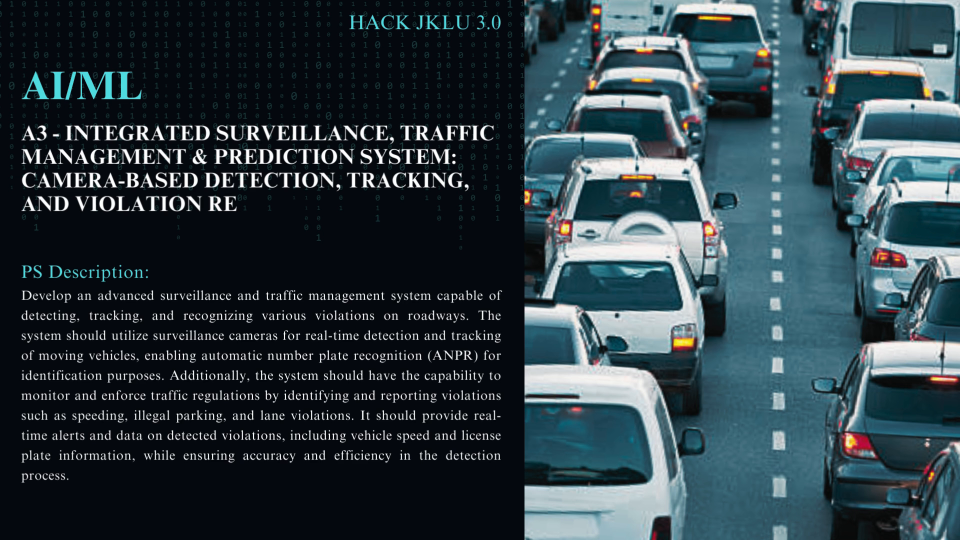
#> input picture frame 90 of HACK JKLU 3.0.mp4, 1920 x 1080 px, given in place of vid1.mp4, which was not available (shown at 1/2 size)
$ python anpr.py
#> lines starting #> are read from the running program, lines starting #| are printed output that depends on the picture; after the words box and inside, x2 and y2 are one past the last pixel; in counts of white or black regions, pixels touching at a corner belong together; pictures that were not available may be replaced by others from this repository, and a replacement may not be noted
#Number Plate Detection
import cv2
################################################################
framewidth = 640
frameheight = 480
nplateCascade = cv2.CascadeClassifier("haarcascade_license_plate_rus_16stages.xml")
################################################################
cap = cv2.VideoCapture("vid1.mp4")
cap.set(3, framewidth)
cap.set(4, frameheight)
cap.set(10, 150)
count = 0
while True:
    success, img = cap.read()
#> img is the input picture: shape (1080, 1920, 3); mean B, G, R 69.6, 62.4, 46.8
    imgGray = cv2.cvtColor(img, cv2.COLOR_BGR2GRAY)
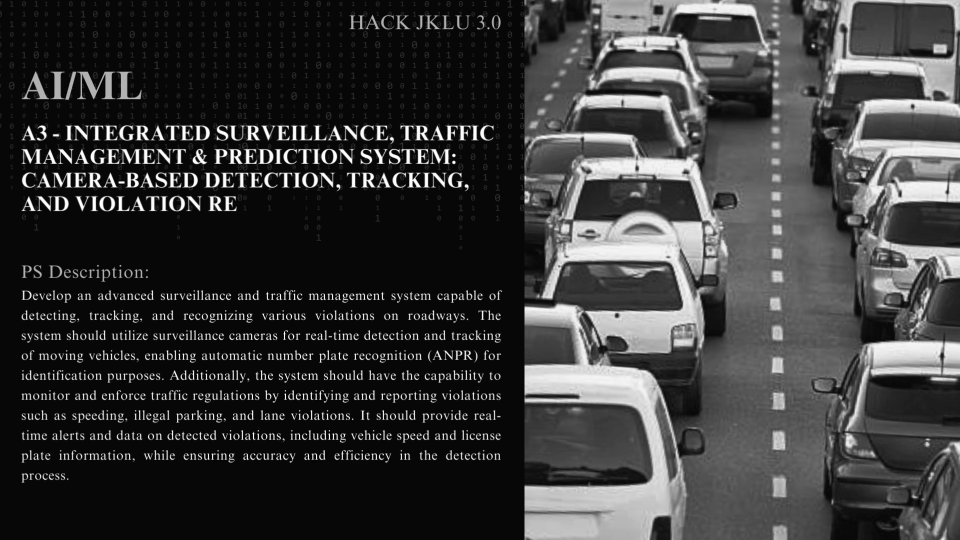
#> imgGray: shape (1080, 1920) (shown at 1/2 size); min 0, max 255, mean 58.4
    num_plates = nplateCascade.detectMultiScale(imgGray, 1.1, 4)
#> num_plates = [[1133, 177, 295, 74]]
    for (x, y, w, h) in num_plates:
        area = w*h
        if area>500:
            cv2.rectangle(img, (x, y), (x + w, y + h), (255, 0, 0), 2)
            cv2.putText(img, "Number Plate", (x,y-5), cv2.FONT_HERSHEY_COMPLEX_SMALL, 1, (255,0,255),2)
            imgRoi = img[y:y+h, x:x+w]
            cv2.imshow("ROI", imgRoi)
#> this loop made 1 pass
#> (x, y, w, h, area) on pass 1: (1133, 177, 295, 74, 21830)
#> pass 1, `imgRoi = img[y:y+h, x:x+w]`:
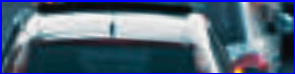
#> imgRoi: shape (74, 295, 3); mean B, G, R 121.1, 100.8, 79.8
#> after the loop:
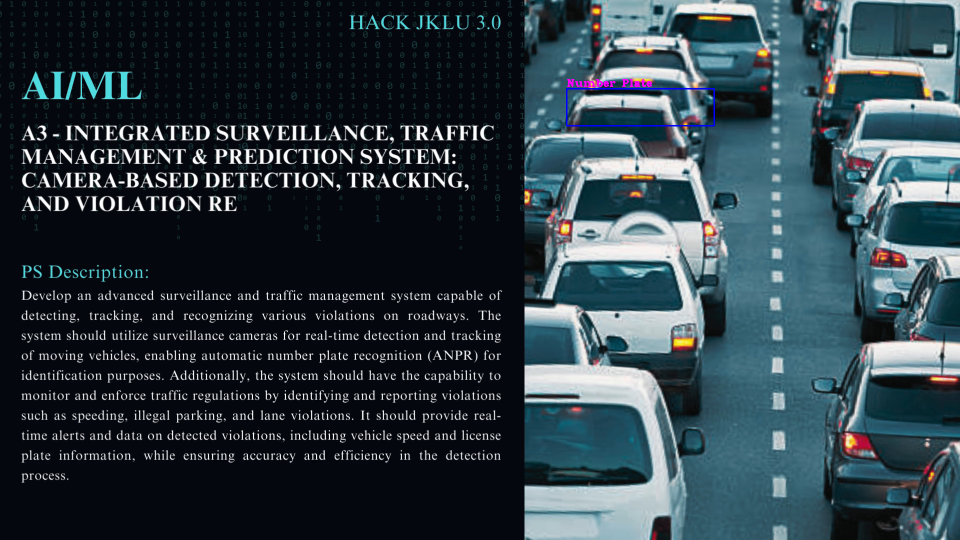
#> img: shape (1080, 1920, 3) (shown at 1/2 size); 0.17% of pixels changed, all inside (x1, y1, x2, y2) = (1132, 158, 1430, 253)
    cv2.imshow("Result", img)
    if cv2.waitKey(1) & 0xFF==ord('q'):
#> (key q is pressed here)
        cv2.imwrite("dataset/vid_created/NumPlate_"+str(count)+".jpeg", imgRoi)
        cv2.rectangle(img, (0,200), (640,300), (0,255,0), cv2.FILLED)
        cv2.putText(img, "Scan Saved", (150, 265), cv2.FONT_HERSHEY_DUPLEX, 2, (0,0,255), 2)
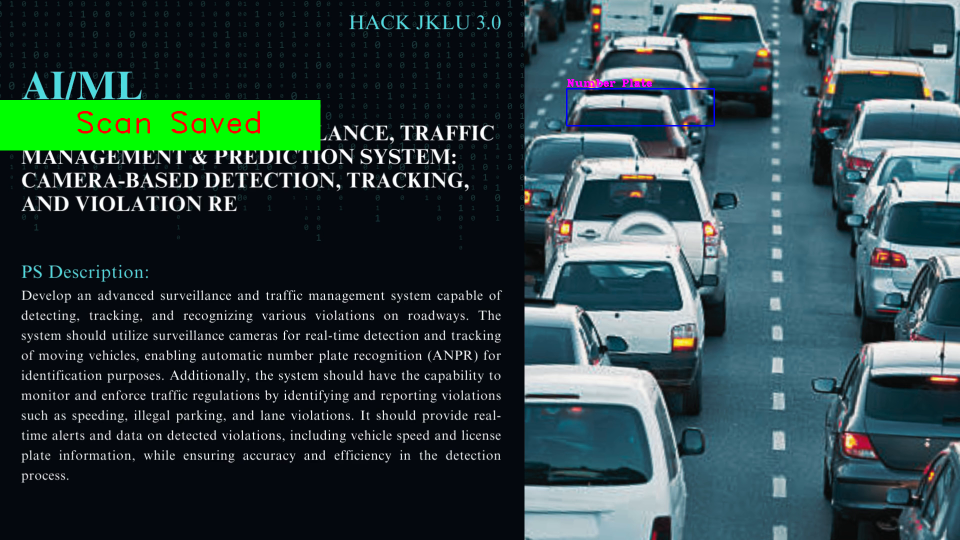
#> img: shape (1080, 1920, 3) (shown at 1/2 size); mean B, G, R 68.7, 68.7, 46.4
        cv2.imshow("Result", img)
        cv2.waitKey(500)
        count += 1
        break
